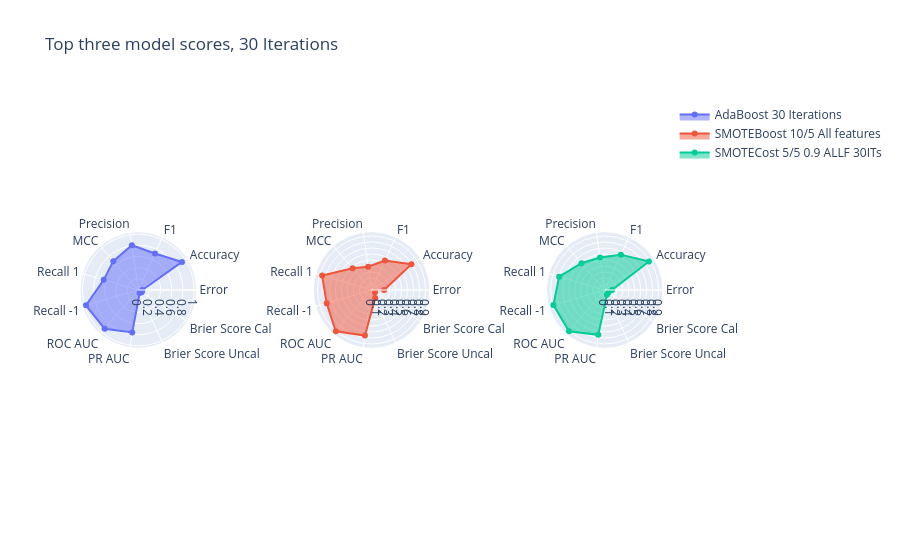

Notebook source saved alongside this figure:
### Code cell
fig = go.Figure()
fig = make_subplots(rows=1, cols=3,  specs=[[{'type': 'polar'}, {'type': 'polar'}, {'type': 'polar'}]],  horizontal_spacing=0.2)

fig.add_trace(go.Scatterpolar(r=data1.value, theta=data1.Score, fill='toself', name = 'AdaBoost 30 Iterations'), row = 1, col = 1)
fig.add_trace(go.Scatterpolar(r=data2.value,theta=data2.Score,fill='toself', name = 'SMOTEBoost 10/5 All features'), row = 1, col = 2)
fig.add_trace(go.Scatterpolar(r=data3['value'],theta=data3['Score'], fill='toself', name = 'SMOTECost 5/5 0.9 ALLF 30ITs'), row = 1, col = 3)
fig.update_layout(title="Top three model scores, 30 Iterations") 

fig.update_polars(radialaxis=dict(ticks=""),row=1, col=2)

fig.show()

### Figure 1 — Plotly figure (JSON) as saved in the notebook; plotly's stock layout.template omitted (floating-point values rounded to 4 significant figures)
{"data": [{"fill": "toself", "name": "AdaBoost 30 Iterations", "r": [0.07256, 0.9274, 0.7172, 0.8088, 0.6819, 0.6442, 0.9746, 0.9177, 0.7666, 0.059, 0.07196], "subplot": "polar", "theta": ["Error", "Accuracy", "F1", "Precision", "MCC", "Recall 1", "Recall -1", "ROC AUC", "PR AUC", "Brier Score Uncal", "Brier Score Cal"], "type": "scatterpolar"}, {"fill": "toself", "name": "SMOTEBoost 10/5 All features", "r": [0.21, 0.79, 0.5382, 0.3923, 0.48, 0.8567, 0.7789, 0.9083, 0.7659, 0.1479, 0.06923], "subplot": "polar2", "theta": ["Error", "Accuracy", "F1", "Precision", "MCC", "Recall 1", "Recall -1", "ROC AUC", "PR AUC", "Brier Score Uncal", "Brier Score Cal"], "type": "scatterpolar"}, {"fill": "toself", "name": "SMOTECost 5/5 0.9 ALLF 30ITs", "r": [0.1228, 0.8772, 0.6481, 0.5486, 0.5909, 0.7916, 0.8915, 0.9096, 0.7549, 0.08882, 0.07452], "subplot": "polar3", "theta": ["Error", "Accuracy", "F1", "Precision", "MCC", "Recall 1", "Recall -1", "ROC AUC", "PR AUC", "Brier Score Uncal", "Brier Score Cal"], "type": "scatterpolar"}], "layout": {"polar": {"domain": {"x": [0, 0.2], "y": [0, 1]}}, "polar2": {"domain": {"x": [0.4, 0.6], "y": [0, 1]}, "radialaxis": {"ticks": ""}}, "polar3": {"domain": {"x": [0.8, 1], "y": [0, 1]}}, "title": {"text": "Top three model scores, 30 Iterations"}}}
